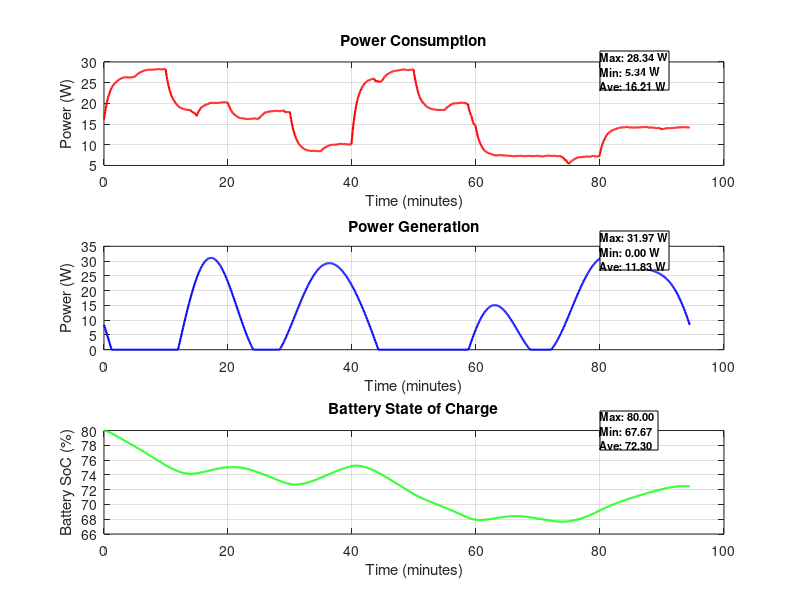

Write the MATLAB code that produced this figure. (Note: this script raises an error after producing the figure.)
clc;
clear;
close all;

% --- CubeSat Parameters ---
% Deployable solar panels
A_deploy_7 = 0.0182; % Area of deployable panel with 7 solar panels (m^2)
A_deploy_4 = 0.0104; % Area of deployable panel with 4 solar panels (m^2)
A_deploy_2 = 0.0052; % Area of deployable panel with 2 solar panels (m^2)
eta_7 = 0.307; % Efficiency of panels with 7 cells
eta_4 = 0.307; % Efficiency of panels with 4 cells
eta_2 = 0.307; % Efficiency of panels with 2 cells

G = 1380.69; % Solar irradiance in space (W/m^2)
L = 0.3 * 0.082 * cosd(90); % Length of deployable panel (m)

% --- Orbital Parameters ---
altitude = 500e3; % Altitude of CubeSat (500 km)
Re = 6371e3; % Earth's radius (m)
T_orbit = 2*pi*sqrt((Re+altitude)^3/3.986e14); % Orbital period (s)
t = linspace(0, T_orbit, 1000); % Time vector
omega = 2*pi/T_orbit; % Orbital angular velocity (rad/s)


% Battery Parameters
battery_capacity = 100; % Battery capacity (Wh)
battery_level = battery_capacity * 0.8; % Start at 80%
charge_efficiency = 0.9; % Charging losses
discharge_efficiency = 1.1; % Discharge losses

% --- Sun Vector (Earth-Centered Inertial) ---
i = 98.6; % Inclination angle (sun-synchronous)
dec = 23.5; % Sun declination angle (Earth axial tilt)

% Power generation initialization
P_gen_body = zeros(size(t));
P_gen_deploy_7 = zeros(size(t));
P_gen_deploy_4 = zeros(size(t));
P_total = zeros(size(t));

% --- CubeSat Fixed Tilt Angle ---
tilt_angle = 98.73; % Tilt angle of CubeSat (degrees)
R_tilt = [cosd(tilt_angle) 0 sind(tilt_angle); 0 1 0; -sind(tilt_angle) 0 cosd(tilt_angle)];

P_gen_deploy_7 = zeros(size(t));
P_gen_deploy_4 = zeros(size(t));
P_gen_deploy_2 = zeros(size(t));
P_total = zeros(size(t));

% --- Simulate CubeSat Attitude Dynamics ---
omega_roll = 2*pi/(T_orbit/4);
omega_pitch = 2*pi/(T_orbit/3);
omega_yaw = 2*pi/(T_orbit/2);

for k = 1:length(t)
    theta = omega * t(k);
    r = [cos(theta); sin(theta); 0];

    Sun_ECI = [cos(0) * cosd(dec); sind(0) * cosd(dec); sind(dec)];
    Sun_ECI = Sun_ECI / norm(Sun_ECI);

    R_roll = [1 0 0; 0 cos(omega_roll*t(k)) -sin(omega_roll*t(k)); 0 sin(omega_roll*t(k)) cos(omega_roll*t(k))];
    R_pitch = [cos(omega_pitch*t(k)) 0 sin(omega_pitch*t(k)); 0 1 0; -sin(omega_pitch*t(k)) 0 cos(omega_pitch*t(k))];
    R_yaw = [cos(omega_yaw*t(k)) -sin(omega_yaw*t(k)) 0; sin(omega_yaw*t(k)) cos(omega_yaw*t(k)) 0; 0 0 1];

    R_attitude = R_roll * R_pitch * R_yaw * R_tilt;

    Rz = [cos(theta) -sin(theta) 0; sin(theta) cos(theta) 0; 0 0 1];
    Sun_body = R_attitude * (Rz * Sun_ECI);

    P_gen_deploy_7(k) = 2 * A_deploy_7 * G * eta_7 * max(0, Sun_body(1));
    P_gen_deploy_4(k) = 2 * A_deploy_4 * G * eta_4 * max(0, Sun_body(1));
    P_gen_deploy_2(k) = 4 * A_deploy_2 * G * eta_2 * max(0, Sun_body(1));

    P_total(k) = P_gen_deploy_7(k) + P_gen_deploy_4(k) + P_gen_deploy_2(k);
end

% --- Sunlight and Eclipse Periods ---
eclipse_fraction = 0.3778; % 35% of orbit in eclipse
t_sunlight = T_orbit * (1 - eclipse_fraction);
t_eclipse = T_orbit * eclipse_fraction;

% Create Sunlight-Eclipse Profile
sunlight_flag = ones(size(t)); 
sunlight_flag(t > t_sunlight) = 0; % Eclipse portion

% --- CubeSat Power Consumption ---
P_consumed = zeros(size(t));
smooth_factor = 0.1; % Stronger smoothing
previous_power = 15; % Initial power level

for k = 1:length(t)
    % Base power loads (always on)
    obc_power = 1.0; % OBC (On-Board Computer)
    passive_power = 1.0; % Passive loads

    % Generate a random duty cycle between 80% and 100% for each cycle
    random_duty_cycle = 0.9 + (0.2 * rand()); % Random value between 0.8 and 1.0

    % Compute active duration based on this duty cycle
    cycle_duration = 900; % 15 minutes cycle
    active_duration = random_duty_cycle * cycle_duration;  

    % ADCS Power Update after Adding 4 Panels (20-30% increase)
    increase_factor = 1 + (0.2 + (0.1 * rand())); % Randomize 20-30%

    if mod(t(k), cycle_duration) < active_duration  
    adcs_power = (4.5 + rand()) * increase_factor; % Peak power
    else
    adcs_power = (1.5 + 0.5 * rand()) * increase_factor; % Baseline power
    end

    % Dynamic loads with duty cycle control
    if sunlight_flag(k) == 1  % During Sunlight
        payload_power = 2.0 * mod(floor(t(k) / 300), 2); % On for 5 minutes, off for 5 minutes
        uhf_transmit_power = 8.0 * (mod(floor(t(k) / 600), 2) == 0); % Transmit every 10 min
        x_band_transmit_power = 10.0 * (mod(floor(t(k) / 1200), 2) == 0); % Transmit every 20 min
    else  % During Eclipse
        payload_power = 0; 
        uhf_transmit_power = 1; % low-power beacon mode
        x_band_transmit_power = 7.0 * (mod(floor(t(k) / 1200), 2) == 0); % Reduced power in eclipse
         active_thermal_power = 0; % Lowered thermal load in eclipse
    end

    % During Eclipse (Passive Thermal System Consideration)
    if sunlight_flag(k) == 0  
       passive_thermal_power = -2.0; % Heat loss due to radiation  
    else
       passive_thermal_power = 0; % No heat loss in sunlight  
    end

     % Total power consumption at this time step
    P_temp = obc_power + adcs_power + passive_power + payload_power + uhf_transmit_power + x_band_transmit_power + passive_thermal_power;
    
    % Smooth transitions
    P_consumed(k) = smooth_factor * P_temp + (1 - smooth_factor) * previous_power;
    previous_power = P_consumed(k);
    
  % Battery charge/discharge update (in Wh)
    power_balance = P_total(k) - P_consumed(k); % Net power balance
    energy_change = power_balance * (T_orbit / length(t)) / 3600; % Convert W to Wh
    
    if power_balance > 0
        % Charging mode (limited by battery capacity)
        battery_level = min(battery_capacity, battery_level + energy_change * charge_efficiency);
    else
        % Discharging mode (cannot go below 0 Wh)
        battery_level = max(0, battery_level + energy_change * discharge_efficiency);
    end
    
    battery_energy(k) = battery_level; % Store battery energy in Wh
end

for k = 1:length(t)
    % Check if within 40-60 minutes
  if t(k)/60 >= 40 && t(k)/60 <= 70
    charge_efficiency = 0.95;  % Boost efficiency in this range
  else
    charge_efficiency = 0.9;  % Normal efficiency
  end
    % Compute power balance
    power_balance = P_total(k) - P_consumed(k);

    if (t(k)/60 >= 40) && (t(k)/60 <= 70)
    payload_power = payload_power * 0.8; % Reduce payload power by 20%
    uhf_transmit_power = uhf_transmit_power * 0.8; % Reduce UHF power
    end
battery_energy = zeros(size(t));  
battery_energy(1) = battery_capacity * 0.8;  

for k = 1:length(t)
    power_balance = P_total(k) - P_consumed(k);
    
    if k == 1
        battery_energy(k) = battery_energy(1);  
    else
        battery_energy(k) = max(0, battery_energy(k-1) + (power_balance * discharge_efficiency * (T_orbit / 1000) / 3600));
    end
end
    if (battery_energy(k) < 10) && (t(k)/60 >= 40) && (t(k)/60 <= 70)
    discharge_efficiency = 1.2;  % Increase discharge efficiency
    end
end


% --- Plot Power Consumption ---

figure;
subplot (3,1,1)
plot(t/60, P_consumed, 'r', 'LineWidth', 1.5);
xlabel('Time (minutes)');
ylabel('Power (W)');
title('Power Consumption');
grid on;

% Display stats neatly in the upper-right corner
max_body = max(P_consumed);
min_body = min(P_consumed);
avg_body = mean(P_consumed);
annotation('textbox', [0.75, 0.85, 0.1, 0.1], 'String', ...
    sprintf('Max: %.2f W\nMin: %.2f W\nAve: %.2f W', max_body, min_body, avg_body), ...
    'FontSize', 8, 'FontWeight', 'bold', 'BackgroundColor', 'white');

subplot (3,1,2)
plot(t/60, P_total, 'b', 'LineWidth', 1.5);
xlabel('Time (minutes)');
ylabel('Power (W)');
title('Power Generation');
grid on;

% Display stats neatly in the upper-right corner
max_deploy_7 = max(P_total);
min_deploy_7 = min(P_total);
avg_deploy_7 = mean(P_total);
annotation('textbox', [0.75, 0.55, 0.1, 0.1], 'String', ...
    sprintf('Max: %.2f W\nMin: %.2f W\nAve: %.2f W', max_deploy_7, min_deploy_7, avg_deploy_7), ...
    'FontSize', 8, 'FontWeight', 'bold', 'BackgroundColor', 'white');

subplot(3,1,3) % Battery State of Charge
plot(t/60, battery_energy, 'g', 'LineWidth', 1.5);
xlabel('Time (minutes)');
ylabel('Battery SoC (%)');
title('Battery State of Charge');
grid on;

% Display stats neatly in the upper-right corner
max_deploy_4 = max(battery_energy);
min_deploy_4 = min(battery_energy);
avg_deploy_4 = mean(battery_energy);
annotation('textbox', [0.75, 0.25, 0.1, 0.1], 'String', ...
    sprintf('Max: %.2f \nMin: %.2f \nAve: %.2f ', max_deploy_4, min_deploy_4, avg_deploy_4), ...
    'FontSize', 8, 'FontWeight', 'bold', 'BackgroundColor', 'white');

figure;
yyaxis left
plot(t/60, P_consumed, 'r', 'LineWidth', 1.5);
hold on;
plot(t/60, P_total, 'b', 'LineWidth', 1.5);
xlabel('Time (minutes)');
ylabel('Power (W)');
title('DSA3C');
legend('Power Consumed', 'Power Generated');
grid on;

yyaxis right
plot(t/60, battery_energy, 'g', 'LineWidth', 1.5);
ylabel('Battery Energy (Wh)');
legend('Power Consumed', 'Power Generated', 'Battery Energy');
hold off;



% --- Display Results ---
disp(['Max Power Generated: ', num2str(max(P_total)), ' W']);
disp(['Min Power Generated: ', num2str(min(P_total)), ' W']);
disp(['Max Power Generated: ', num2str(max(P_consumed)), ' W']);
